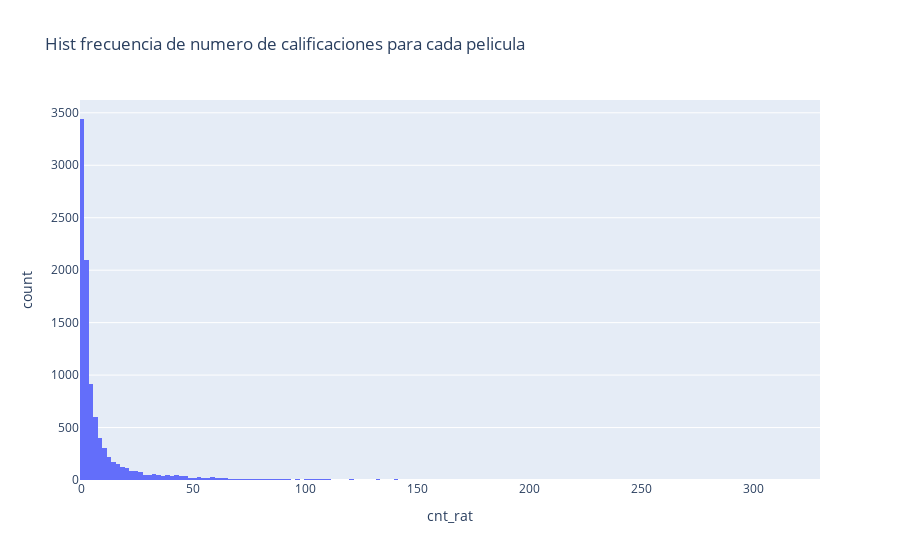

Write notebook code for a chart like this one.
### Markdown cell above
* Se filtran los usuarios que han calificado más de 25 películas, ya que menos de ahí se considera que no es un usuario con experiencia en el cine.

* Se decide dejar los usuarios que han visto 2698 películas aunque son pocos, son datos lógicos, ya que se considera que es un número razonable de películas y puede ser un usuario con muchos años de experiencia en el cine. (Suponiendo 2698 peliculas cada una de 2 horas, viendo 3 a la semana = 2698*2(dur.pelicula)/3(semanas) = 1798 semanas = 1798/52 (semanas en un año) = 34.5 años)

### Code cell
#### verificar cuantas calificaciones tiene cada pelicula
rating_movies = pd.read_sql(
    """ select movieId as movieId ,
                         count(*) as cnt_rat
                         from full_table
                         group by "movieId"
                         order by cnt_rat desc
                         """,
    conn,
)

fig = px.histogram(
    rating_movies,
    x="cnt_rat",
    title="Hist frecuencia de numero de calificaciones para cada pelicula",
)
fig.show()

### analizar distribucion de calificaciones por libro
rating_movies.describe()

### Figure 1 — Plotly figure (JSON) as saved in the notebook; plotly's stock layout.template omitted (floating-point values rounded to 4 significant figures; data arrays with more than 128 entries replaced by an {"elided": "..."} marker saying what was removed)
{"data": [{"alignmentgroup": "True", "bingroup": "x", "hovertemplate": "cnt_rat=%{x}<br>count=%{y}<extra></extra>", "legendgroup": "", "marker": {"color": "#636efa", "pattern": {"shape": ""}}, "name": "", "offsetgroup": "", "orientation": "v", "showlegend": false, "type": "histogram", "x": {"elided": "9719 int values"}, "xaxis": "x", "yaxis": "y"}], "layout": {"barmode": "relative", "legend": {"tracegroupgap": 0}, "title": {"text": "Hist frecuencia de numero de calificaciones para cada pelicula"}, "xaxis": {"anchor": "y", "domain": [0, 1], "title": {"text": "cnt_rat"}}, "yaxis": {"anchor": "x", "domain": [0, 1], "title": {"text": "count"}}}}
